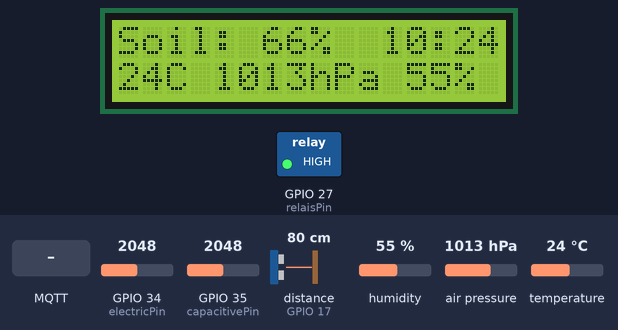
A sketch run on a simulated ESP32. On the bench: 16×2 character LCD, switched loads named in the sketch (green lamp = pin HIGH). Wiring (inferred from the names in the program): ultrasonic range finder: trigger GPIO 16; echo GPIO 17. The test bench sets the inputs (shaded band); at power-on: GPIO 34 (electricPin) = 2048, GPIO 35 (capacitivePin) = 2048, distance to the obstacle (sensor on GPIO 17) 80 cm, humidity 55 %, air pressure 1013 hPa, temperature 24 °C. The echo pulse lasts 58.3 µs per cm; WiFi joins after 1.5 s; servers stay silent unless stated; the local clock reads 2024-03-15 10:24:30 at power-on unless the sketch sets it; no MQTT or app messages arrive unless stated; pins used as bus, display or sensor lines are not drawn; what the sketch prints to the serial monitor is not drawn.

Above: at 4.8 s.
4.9 s: MQTT message "1" arrives on the first subscribed topic
At 5.7 s:
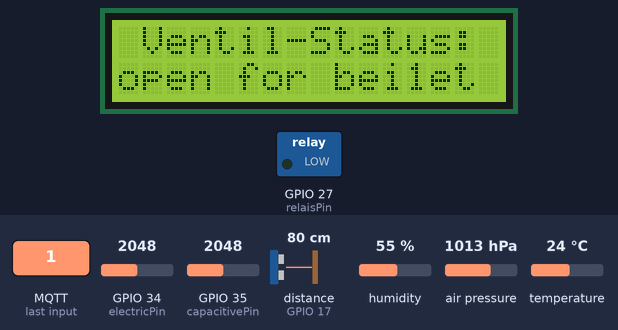
8.1 s: MQTT message "0" arrives on the second subscribed topic
At 8.5 s:
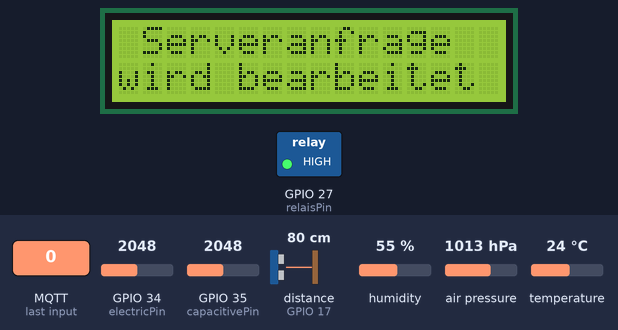
10.1 s: MQTT message "0" arrives on the third subscribed topic
At 10.7 s:
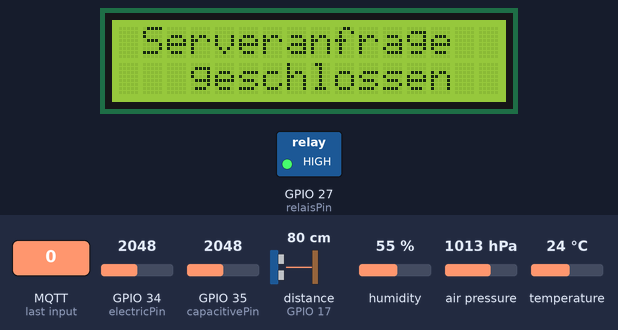
12.3 s: MQTT message "90" arrives on the first subscribed topic
At 13.3 s:
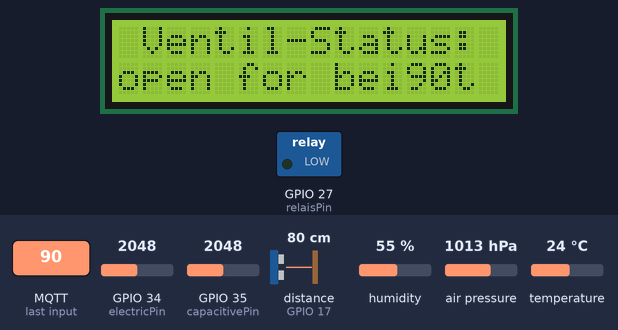
13.8 s: MQTT message "200" arrives on the first subscribed topic
At 14.4 s:
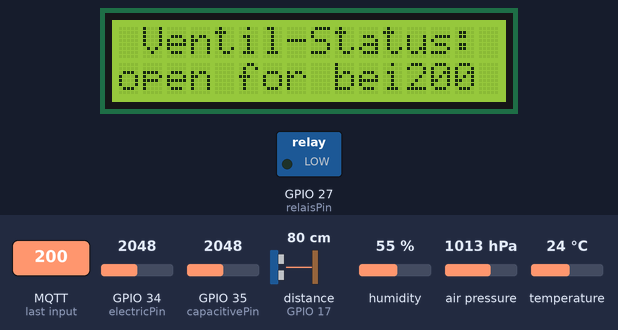
15.3 s: MQTT message "on" arrives on the second subscribed topic
At 16.4 s:
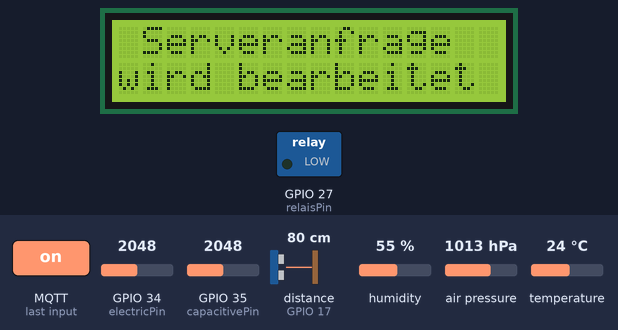
Timing chart, 0 to 17.8 s (numbered marks = the images above; inputs shaded):
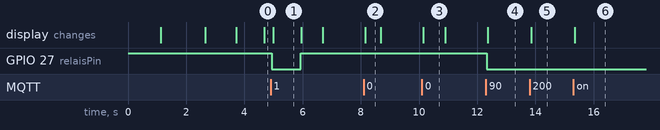

Measured:
- after the input at 4.9 s, GPIO 27 (relaisPin): HIGH → LOW at once, → HIGH 1.0 s later; the display: changes after 0.09 s (image 1)
- after the input at 8.1 s, the display: changes after 0.05 s (image 2)
- after the input at 10.1 s, the display: changes after 0.05 s (image 3)
- after the input at 12.3 s, GPIO 27 (relaisPin): HIGH → LOW at once; the display: changes after 0.06 s (image 4)
- after the input at 13.8 s, the display: changes after 0.06 s (image 5)
- after the input at 15.3 s, the display: changes after 0.05 s (image 6)
- what the display in image 1 shows lasts 1.0 s, from 5.0 s to 6.0 s

The sketch:

showroom.ino
```cpp
#include "showroom_config.h"

#include <WiFi.h>
WiFiClient espClient;

#include "time.h"
const long gmtOffset_sec = 3600;   // GMT +1: 3600 Sekunden Offset
const int daylightOffset_sec = 0;  // Lass die Anpassung automatisch erfolgen
struct tm timeinfo;                // Deklariere timeinfo als globale Variable
String hhmm;

#include <PubSubClient.h>
PubSubClient client(espClient);

#include <Wire.h>
#include <LiquidCrystal_I2C.h>
LiquidCrystal_I2C lcd(0x27, 16, 2);

long duration;  //Ultraschall, of sound wave travel
int distance;   //Ultraschall, for the distance measurement

int capacitiveValue;
int capacitivePercent;

int electricValue;
int elecPercent;

#include <Adafruit_Sensor.h>
#include <Adafruit_BME280.h>
Adafruit_BME280 bme;  // Erstelle ein BME280 Objekt
int temperature;
int pressure;
int humidity;

#include <ArduinoJson.h>
#include <Arduino.h>

unsigned long startZeit = 0;  // Speichert den Startzeitpunkt der Verzögerung
int verzogerungsDauer = 0;    // Speichert die Dauer der Verzögerung in Sekunden
bool timerAktiv = false;      // Flag, um zu überprüfen, ob der Timer läuft


void setup() {
  pinMode(trigPin, OUTPUT);
  pinMode(relaisPin, OUTPUT);
  digitalWrite(relaisPin, HIGH);

  Serial.begin(115200);
  Wire.begin(SDA_PIN, SCL_PIN);
  lcd.init();
  lcd.backlight();
  lcd.setCursor(2, 0);
  lcd.print("Hello World!");
  lcd.setCursor(0, 1);
  lcd.print("Modul is booting");
  delay(1000);

  setup_wifi();
  initializeTime();

  client.setServer(mqtt_server, mqtt_port);
  client.setCallback(callback);

  if (!bme.begin(0x76)) {  // Initialisiere den BME280 Sensor
    Serial.println("Could not find a valid BME280 sensor, check wiring!");
    while (1)
      ;
  }
}

void loop() {
  if (!client.connected()) {
    reconnect();
  }
  client.loop();

  if (timerAktiv) {
    if (millis() - startZeit >= verzogerungsDauer * 1000) {  // VerzögerungsDauer in Millisekunden umrechnen
      closeValve();
    }
  } else {
    updateDisplayData();
  }
}

void closeValve() {
  digitalWrite(relaisPin, HIGH);  // Schalte Pin 27 wieder HIGH -->> Ventil zu
  timerAktiv = false;             // Stoppe den Timer
  Serial.println("Timer abgelaufen, Pin 27 wurde HIGH gesetzt.");

  lcd.setCursor(0, 1);
  lcd.print("   geschlossen   ");

  client.publish(feedback_topic, "Ventil wurde erfolgreich geschlossen");
  delay(700);
}

void updateDisplayData() {
  static unsigned long lastUpdate = 0;
  unsigned long currentMillis = millis();

  if (currentMillis - lastUpdate >= 2000) {  // Prüfe, ob 2 Sekunden vergangen sind
    lastUpdate = currentMillis;              // Aktualisiere die letzte Aktualisierungszeit

    messure();  // Aktualisiere Messwerte
    lcd.clear();
    // Aktualisiere die obere Zeile mit Bodenfeuchtigkeit
    char topLine[11];  // Char-Array für "Soil: 100%"
    snprintf(topLine, sizeof(topLine), "Soil: %d%%", elecPercent);
    lcd.setCursor(0, 0);  // Setze den Cursor auf den Anfang der ersten Zeile
    lcd.print(topLine);   // Drucke die Bodenfeuchtigkeit

    printHHMM();  // Aktualisiere die Zeit am Ende der ersten Zeile, die Funktion kümmert sich um die korrekte Position

    // Aktualisiere die untere Zeile mit Temperatur, Luftdruck und Luftfeuchtigkeit
    char bottomLine[17];  // Char-Array für die untere Zeile
    snprintf(bottomLine, sizeof(bottomLine), "%dC %dhPa %d%%", temperature, pressure, humidity);
    lcd.setCursor(0, 1);    // Setze den Cursor auf den Anfang der zweiten Zeile
    lcd.print(bottomLine);  // Drucke die gesammelten Messwerte
  }
}


void callback(char* topic, byte* message, unsigned int length) {
  lcd.setCursor(0, 0);
  lcd.print(" Serveranfrage  ");
  lcd.setCursor(0, 1);
  lcd.print("wird bearbeitet ");

  Serial.print("Message arrived on topic: ");
  Serial.println(topic);

  // Konvertiere die eingehende Nachricht in einen String
  String msg = "";
  for (int i = 0; i < length; i++) {
    msg += (char)message[i];
  }
  Serial.print("Payloud on the toppic: ");
  Serial.println(msg);


  if (strcmp(topic, valve_topic) == 0) {
    handleControlValve(msg);
  } else if (strcmp(topic, request_topic) == 0) {
    handleCallSensor();
  } else if (strcmp(topic, notaus_topic) == 0) {
    closeValve();
  } else {
    Serial.print("Unbekanntes Topic: ");
    Serial.println(topic);
    client.publish(feedback_topic, "Ungültiger Befehl übermittelt.");
  }
}


void handleCallSensor() {
  messure();

  char sensorDataString[60];
  createSensorDataString(distance, electricValue, capacitiveValue, temperature, pressure, humidity, sensorDataString, sizeof(sensorDataString));
  Serial.println(sensorDataString);

  if (client.publish(response_topic, sensorDataString)) {
    Serial.println("Sensorwert erfolgreich veröffentlicht!");
    client.publish(feedback_topic, "Sensordaten erfolgreich veröffentlicht");

  } else {
    Serial.println("Fehler beim Veröffentlichen des Sensorwerts.");
    client.publish(feedback_topic, "Fehler beim Übermitteln der Sensordaten");
  }
}

void handleControlValve(String message) {
  int messageValue = message.toInt();

  if (messageValue >= 0 && messageValue <= 3600) {
    Serial.print("Empfangener Wert: ");
    Serial.println(messageValue);

    verzogerungsDauer = messageValue;  // Speichere die Verzögerungsdauer
    digitalWrite(relaisPin, LOW);      // Schalte Pin 27 LOW
    startZeit = millis();              // Speichere den Startzeitpunkt
    timerAktiv = true;                 // Starte den Timer

    lcd.setCursor(0, 0);
    lcd.print(" Ventil-Status: ");
    lcd.setCursor(0, 1);
    lcd.print("open for ");
    lcd.setCursor(12, 1);
    lcd.print(messageValue);

    Serial.println("Pin 27 wurde LOW gesetzt. Timer gestartet.");
    client.publish(feedback_topic, "Ventil wurde erfolgreich geöffnet");


  } else {
    // Der Wert liegt außerhalb des zulässigen Bereichs oder die Konvertierung war nicht erfolgreich
    Serial.println("Empfangener Wert ist ungültig.");
    client.publish(feedback_topic, "Ungültiger Bewässerungsintervall");
  }
}

void messure() {
  bmeMesure();
  ultrasonicMessure();
  electricMessure();
  capacitiveMesure();
}

void createSensorDataString(int ultra, int elec, int cap, int temp, int pres, int humi, char* dataString, int maxLength) {
  snprintf(dataString, maxLength, "ultra:%d;elec:%d;cap:%d;temp:%d;pres:%d;humi:%d", ultra, elec, cap, temp, pres, humi);
}

void reconnect() {
  while (!client.connected()) {
    lcd.setCursor(0, 0);
    lcd.print("  MQTT Status:  ");
    lcd.setCursor(0, 1);
    lcd.print("   connecting   ");
    delay(850);

    Serial.println("Attempting MQTT connection...");
    if (client.connect(clientname, clientname, mqtt_password)) {
      lcd.setCursor(0, 1);
      lcd.print("   connected    ");
      Serial.println("Connected to MQTT broker");
      client.subscribe(valve_topic, 1);
      client.subscribe(request_topic, 1);
      client.subscribe(notaus_topic, 1);

    } else {
      Serial.print("Failed, rc=");
      int clientState = client.state();
      Serial.print(clientState);
      lcd.setCursor(0, 1);
      lcd.print("  errorcode: ");
      lcd.setCursor(14, 1);
      lcd.print(clientState);
      Serial.println(" Retrying in 5 seconds...");
      delay(5000);
    }
  }
}

void setup_wifi() {
  delay(10);
  lcd.setCursor(0, 0);
  lcd.print("  WLAN Staus:  ");
  lcd.setCursor(0, 1);
  lcd.print(" not connected  ");

  Serial.println("Connecting to WiFi...");
  WiFi.begin(WIFI_SSID, WIFI_PASSWORD);
  while (WiFi.status() != WL_CONNECTED) {
    delay(500);
    Serial.print(".");
  }

  lcd.setCursor(0, 1);
  lcd.print("   connected    ");

  Serial.println("");
  Serial.println("WiFi connected");
  delay(1000);
}

void initializeTime() {
  // Konfiguriere Zeitserver und Zeitzone
  configTime(gmtOffset_sec, daylightOffset_sec, ntpServer);
  lcd.setCursor(0, 0);
  lcd.print("   Timeserver   ");
  lcd.setCursor(0, 1);
  lcd.print(" not connected  ");


  Serial.println("Warte auf Zeit synchronisation...");
  while (!getLocalTime(&timeinfo)) {
    Serial.print(".");
    delay(1000);
  }
  Serial.print("Zeit synchronisiert: ");
  Serial.println(getHHMM());


  lcd.setCursor(0, 1);
  lcd.print("   connected    ");
}

String getHHMM() {
  if (!getLocalTime(&timeinfo)) {
    return "Fehler";  // Falls keine Zeit abgerufen werden kann
  }
  char timeString[6];  // HH:MM + Null-Terminator
  strftime(timeString, sizeof(timeString), "%H:%M", &timeinfo);
  return String(timeString);  // Konvertiere den char-Array in ein String-Objekt und gebe es zurück
}

void printHHMM() {
  Serial.println("Zeit wird auf dem Display aktualisiert");
  hhmm = getHHMM();
  lcd.setCursor(11, 0);
  lcd.print(hhmm);
  Serial.print("Aktuelle Zeit: ");
  Serial.println(hhmm);
}


void bmeMesure() {
  Serial.print("Temperature = ");
  temperature = bme.readTemperature();
  Serial.print(temperature);
  Serial.println(" *C");

  Serial.print("Airpressure = ");
  pressure = bme.readPressure() / 100.0F;
  Serial.print(pressure);
  Serial.println(" hPa");

  Serial.print("Airhumidity = ");
  humidity = bme.readHumidity();
  Serial.print(humidity);
  Serial.println(" %");
}

long ultrasonicMessure() {
  // Clears the trigPin condition
  digitalWrite(trigPin, LOW);  //
  delayMicroseconds(2);
  // Sets the trigPin HIGH (ACTIVE) for 10 microseconds
  digitalWrite(trigPin, HIGH);
  delayMicroseconds(10);
  digitalWrite(trigPin, LOW);
  // Reads the echoPin, returns the sound wave travel time in microseconds
  duration = pulseIn(echoPin, HIGH);
  // Calculating the distance
  distance = duration * 0.034 / 2;  // Speed of sound wave divided by 2 (go and back)
  Serial.print("Distance in cm: ");
  Serial.println(distance);
  return distance;
}


int electricMessure() {
  electricValue = analogRead(electricPin);
  elecPercent = map(electricValue, 4095, 1000, 0, 100);
  Serial.print("Moisture % (elec): ");
  Serial.println(elecPercent);
  return elecPercent;
}


int capacitiveMesure() {
  capacitiveValue = analogRead(capacitivePin);
  capacitivePercent = map(capacitiveValue, 3000, 2100, 0, 100);
  Serial.print("Moisture % (cap): ");
  Serial.println(capacitivePercent);
  return capacitivePercent;
}
```

showroom_config.h
```cpp
// WLAN
#define WIFI_SSID "DEINWLANNAME"
#define WIFI_PASSWORD "DEINWLANPW"

//NTP Time Server
#define ntpServer "time.cloudflare.com"

//MQTT Config
#define clientname "berlin"
#define mqtt_password "DEINMQTTPW"
#define mqtt_server "wateringvision.de"
#define mqtt_port 1883

//MQTT Topics
#define feedback_topic "/feedback/berlin"
#define valve_topic "/operateValve/berlin"
#define request_topic "/requestSensor/berlin"
#define response_topic "/responseSensor/berlin"
#define notaus_topic "/notaus/berlin"

//Ultraschall Pins
#define echoPin 17
#define trigPin 16

//Feuchtigkeitspins
#define capacitivePin 35
#define electricPin 34

//I2C
#define SDA_PIN 0
#define SCL_PIN 4

//Valve
#define relaisPin 27
```
